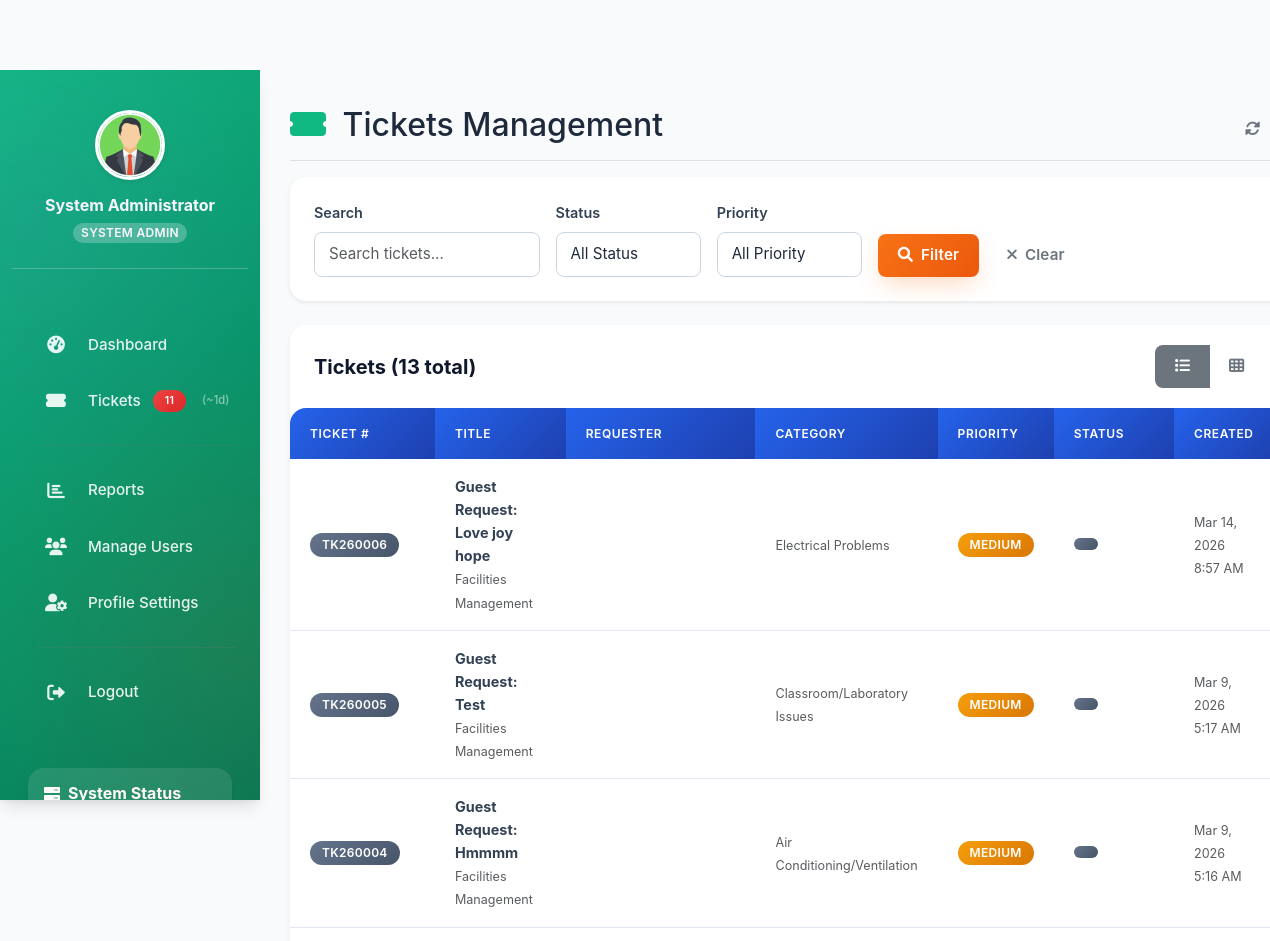
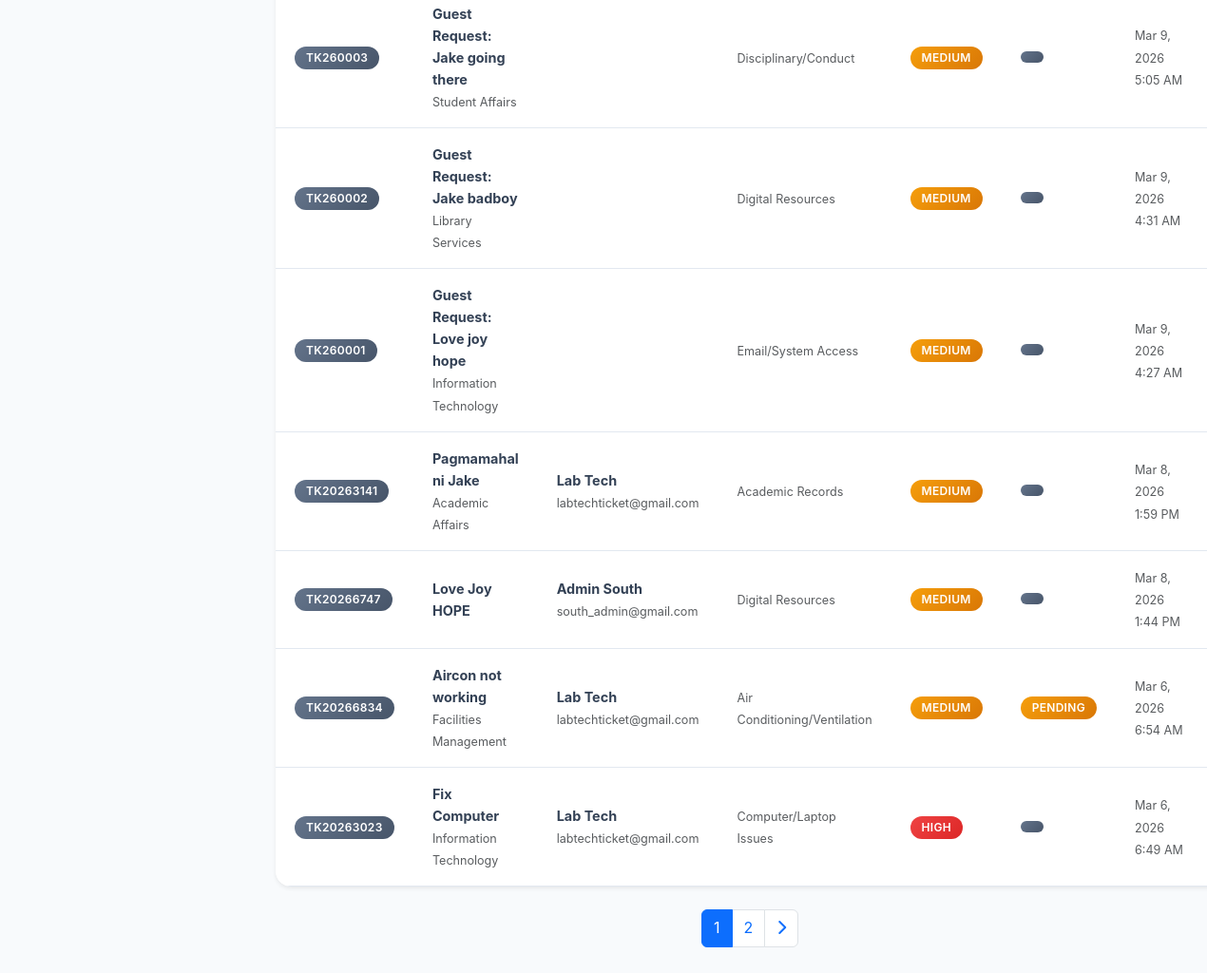
Screenshot of /tickets/index.php (signed in) with the database file from the repository (2 pictures, top to bottom).
### tables this page shows
CREATE TABLE `users` (
  `id` int(11) NOT NULL,
  `user_number` varchar(20) DEFAULT NULL,
  `first_name` varchar(100) NOT NULL,
  `last_name` varchar(100) NOT NULL,
  `email` varchar(255) NOT NULL,
  `phone_number` varchar(20) DEFAULT NULL,
  `password_hash` varchar(255) DEFAULT NULL,
  `google_id` varchar(255) DEFAULT NULL,
  `role` enum('admin','department_admin','staff','user') DEFAULT 'user',
  `user_type` varchar(50) DEFAULT NULL COMMENT 'For staff: MIS, Labtech, Utility, Maintenance',
  `department_id` int(11) DEFAULT NULL,
  `campus_id` int(11) DEFAULT NULL,
  `year_level` enum('1st Year','2nd Year','3rd Year','4th Year','5th Year','Graduate','Faculty','Staff') DEFAULT '1st Year',
  `profile_picture` varchar(255) DEFAULT NULL,
  `is_active` tinyint(1) DEFAULT 1,
  `email_verified` tinyint(1) DEFAULT 0,
  `created_at` timestamp NOT NULL DEFAULT current_timestamp(),
  `updated_at` timestamp NOT NULL DEFAULT current_timestamp() ON UPDATE current_timestamp()
);

CREATE TABLE `tickets` (
  `id` int(11) NOT NULL,
  `ticket_number` varchar(20) NOT NULL,
  `title` varchar(255) NOT NULL,
  `description` text NOT NULL,
  `recommendations` text DEFAULT NULL,
  `category_id` int(11) DEFAULT NULL,
  `subcategory_id` int(11) DEFAULT NULL,
  `location_id` int(11) DEFAULT NULL,
  `priority` enum('low','medium','high','emergency') DEFAULT 'low',
  `status` enum('pending','in_progress','resolved','unresolved') DEFAULT 'pending',
  `resolution_type` enum('online','onsite') DEFAULT NULL,
  `estimated_days_to_solve` int(11) DEFAULT NULL,
  `requester_id` int(11) DEFAULT NULL,
  `assigned_to` int(11) DEFAULT NULL,
  `department_id` int(11) DEFAULT NULL,
  `ai_analysis` text DEFAULT NULL,
  `resolution` text DEFAULT NULL,
  `satisfaction_rating` int(11) DEFAULT NULL CHECK (`satisfaction_rating` >= 1 and `satisfaction_rating` <= 5),
  `satisfaction_feedback` text DEFAULT NULL,
  `created_at` timestamp NOT NULL DEFAULT current_timestamp(),
  `updated_at` timestamp NOT NULL DEFAULT current_timestamp() ON UPDATE current_timestamp(),
  `resolved_at` timestamp NULL DEFAULT NULL,
  `closed_at` timestamp NULL DEFAULT NULL,
  `is_client` tinyint(1) DEFAULT 0,
  `client_name` varchar(255) DEFAULT NULL,
  `client_email` varchar(255) DEFAULT NULL,
  `client_department` varchar(255) DEFAULT NULL,
  `tracking_code` varchar(20) DEFAULT NULL,
  `guest_campus` varchar(255) DEFAULT NULL,
  `guest_room` varchar(100) DEFAULT NULL,
  `guest_contact_info` text DEFAULT NULL
);

CREATE TABLE `departments` (
  `id` int(11) NOT NULL,
  `name` varchar(255) NOT NULL,
  `code` varchar(10) NOT NULL,
  `description` text DEFAULT NULL,
  `head_user_id` int(11) DEFAULT NULL,
  `is_active` tinyint(1) DEFAULT 1,
  `created_at` timestamp NOT NULL DEFAULT current_timestamp(),
  `updated_at` timestamp NOT NULL DEFAULT current_timestamp() ON UPDATE current_timestamp()
);

CREATE TABLE `service_categories` (
  `id` int(11) NOT NULL,
  `name` varchar(255) NOT NULL,
  `description` text DEFAULT NULL,
  `department_id` int(11) DEFAULT NULL,
  `is_active` tinyint(1) DEFAULT 1,
  `created_at` timestamp NOT NULL DEFAULT current_timestamp(),
  `updated_at` timestamp NOT NULL DEFAULT current_timestamp() ON UPDATE current_timestamp()
);

### tickets/index.php (the view, shortened to what the rows shown need)
<?php
require_once '../config/database.php';
require_once '../includes/functions.php';
$user_role = $_SESSION['user_role'];
$page = max(1, intval($_GET['page'] ?? 1));
$per_page = 10;
$offset = ($page - 1) * $per_page;
$where_conditions = [];
$params = [];
$where_clause = $where_conditions ? 'WHERE ' . implode(' AND ', $where_conditions) : '';
$sql = "
    SELECT t.*,
           CONCAT(u.first_name, ' ', u.last_name) as requester_name,
           u.email as requester_email,
           d.name as department_name,
           sc.name as category_name,
           CONCAT(staff.first_name, ' ', staff.last_name) as assigned_staff_name
    FROM tickets t
    LEFT JOIN users u ON t.requester_id = u.id
    LEFT JOIN departments d ON t.department_id = d.id
    LEFT JOIN service_categories sc ON t.category_id = sc.id
    LEFT JOIN users staff ON t.assigned_to = staff.id
    $where_clause
    ORDER BY t.created_at DESC
    LIMIT $per_page OFFSET $offset
";
$stmt = $pdo->prepare($sql);
$stmt->execute($params);
$tickets = $stmt->fetchAll();
?>
<!DOCTYPE html>
<html lang="en">
<head>
    <link href="https://cdn.jsdelivr.net/npm/bootstrap@5.3.0/dist/css/bootstrap.min.css" rel="stylesheet">
    <link href="https://cdnjs.cloudflare.com/ajax/libs/font-awesome/6.0.0/css/all.min.css" rel="stylesheet">
    <link href="../assets/css/style.css" rel="stylesheet">
</head>
<body>
    <div class="container-fluid">
        <div class="row">
            <?php include '../includes/sidebar.php'; ?>
            <main class="col-md-9 ms-sm-auto col-lg-10 px-md-4 dashboard-content">
                <div class="d-flex justify-content-between flex-wrap flex-md-nowrap align-items-center pt-3 pb-2 mb-3 border-bottom">
                    <h1 class="h2">
                        <i class="fas fa-ticket-alt text-success me-2"></i>
                        <?php echo ($user_role == 'user') ? 'My Tickets' : 'Tickets Management'; ?>
                    </h1>
                </div>
                <div class="card border-0 shadow-sm">
                    <div class="card-body p-0">
                        <?php if (empty($tickets)): ?>
                            <div class="text-center py-5">
                                <i class="fas fa-inbox fa-3x text-muted mb-3"></i>
                                <h5 class="text-muted">No tickets found</h5>
                                <p class="text-muted">
                                    <?php if ($user_role == 'user'): ?>
                                        You haven't submitted any tickets yet.
                                    <?php else: ?>
                                        No tickets match your current filters.
                                    <?php endif; ?>
                                </p>
                                <?php if ($user_role == 'user'): ?>
                                    <a href="create.php" class="btn btn-success">
                                        <i class="fas fa-plus me-1"></i>
                                        Create Your First Ticket
                                    </a>
                                <?php endif; ?>
                            </div>
                        <?php else: ?>
                            <div class="table-responsive">
                                <table class="table table-hover mb-0">
                                    <thead class="table-light">
                                        <tr>
                                            <th>Ticket #</th>
                                            <th>Title</th>
                                            <?php if ($user_role != 'user'): ?>
                                                <th>Requester</th>
                                            <?php endif; ?>
                                            <th>Category</th>
                                            <th>Priority</th>
                                            <th>Status</th>
                                            <th>Created</th>
                                        </tr>
                                    </thead>
                                    <tbody>
                                        <?php foreach ($tickets as $ticket): ?>
                                            <tr>
                                                <td>
                                                    <span class="badge bg-secondary">
                                                        <?php echo htmlspecialchars($ticket['ticket_number']); ?>
                                                    </span>
                                                </td>
                                                <td>
                                                    <div class="fw-bold">
                                                        <?php echo htmlspecialchars(substr($ticket['title'], 0, 50)); ?>
                                                    </div>
                                                    <small class="text-muted">
                                                        <?php echo htmlspecialchars($ticket['department_name']); ?>
                                                    </small>
                                                </td>
                                                <?php if ($user_role != 'user'): ?>
                                                    <td>
                                                        <div class="fw-bold">
                                                            <?php echo htmlspecialchars($ticket['requester_name']); ?>
                                                        </div>
                                                        <small class="text-muted">
                                                            <?php echo htmlspecialchars($ticket['requester_email']); ?>
                                                        </small>
                                                    </td>
                                                <?php endif; ?>
                                                <td>
                                                    <small class="text-muted">
                                                        <?php echo htmlspecialchars($ticket['category_name'] ?? 'Uncategorized'); ?>
                                                    </small>
                                                </td>
                                                <td>
                                                    <span class="badge bg-<?php echo getPriorityColor($ticket['priority']); ?>">
                                                        <?php echo ucfirst($ticket['priority']); ?>
                                                    </span>
                                                </td>
                                                <td>
                                                    <span class="badge bg-<?php echo getStatusColor($ticket['status']); ?>">
                                                        <?php echo ucfirst(str_replace('_', ' ', $ticket['status'])); ?>
                                                    </span>
                                                </td>
                                                <td>
                                                    <small class="text-muted">
                                                        <?php echo date('M j, Y', strtotime($ticket['created_at'])); ?>
                                                        <br>
                                                        <?php echo date('g:i A', strtotime($ticket['created_at'])); ?>
                                                    </small>
                                                </td>
                                            </tr>
                                        <?php endforeach; ?>
                                    </tbody>
                                </table>
                            </div>
                        <?php endif; ?>
                    </div>
                </div>
            </main>
        </div>
    </div>
</body>
</html>

### includes/sidebar.php (shortened to what the rows shown need)
<?php
$current_dir  = basename(dirname($_SERVER['PHP_SELF']));
?>
<nav id="sidebarMenu" class="dashboard-sidebar">
    <div class="pt-3 pb-5">
        <div class="text-center mb-4 p-4 border-bottom border-light border-opacity-25">
            <div class="mb-3 position-relative d-inline-block">
                <?php
                $profile_picture = null;
                try {
                    $sPic = $pdo->prepare("SELECT profile_picture FROM users WHERE id = ?");
                    $sPic->execute([$_SESSION['user_id']]);
                    $profile_picture = $sPic->fetch()['profile_picture'] ?? null;
                } catch (PDOException $e) {
                    $profile_picture = $_SESSION['profile_picture'] ?? null;
                }
                $pic_prefix = in_array($current_dir, ['admin', 'department', 'staff', 'student']) ? '../' : '';
                if ($profile_picture): ?>
                    <img src="<?php echo $pic_prefix . htmlspecialchars($profile_picture); ?>"
                        alt="Profile" class="rounded-circle shadow-sm"
                        style="width:70px;height:70px;object-fit:cover;border:3px solid #fff;">
                <?php endif; ?>
            </div>
        </div>
    </div>
</nav>

### rows the page displays
users: profile_picture (picture)
tickets: ticket_number "TK260006", title "Guest Request: Love joy hope", department.name "Facilities Management", service_categories.name "Electrical Problems", priority "MEDIUM", created_at "Mar 14, 2026", created_at "8:57 AM"
tickets: ticket_number "TK260005", title "Guest Request: Test", department.name "Facilities Management", service_categories.name "Classroom/Laboratory Issues", priority "MEDIUM", created_at "Mar 9, 2026", created_at "5:17 AM"
tickets: ticket_number "TK260004", title "Guest Request: Hmmmm", department.name "Facilities Management", service_categories.name "Air Conditioning/Ventilation", priority "MEDIUM", created_at "Mar 9, 2026", created_at "5:16 AM"
tickets: ticket_number "TK260003", title "Guest Request: Jake going there", department.name "Student Affairs", service_categories.name "Disciplinary/Conduct", priority "MEDIUM", created_at "Mar 9, 2026", created_at "5:05 AM"
tickets: ticket_number "TK260002", title "Guest Request: Jake badboy", department.name "Library Services", service_categories.name "Digital Resources", priority "MEDIUM", created_at "Mar 9, 2026", created_at "4:31 AM"
tickets: ticket_number "TK260001", title "Guest Request: Love joy hope", department.name "Information Technology", service_categories.name "Email/System Access", priority "MEDIUM", created_at "Mar 9, 2026", created_at "4:27 AM"
tickets: ticket_number "TK20263141", title "Pagmamahal ni Jake", department.name "Academic Affairs", requester_name "Lab Tech", users.email "labtechticket@gmail.com", service_categories.name "Academic Records", priority "MEDIUM", created_at "Mar 8, 2026", created_at "1:59 PM"
tickets: ticket_number "TK20266747", title "Love Joy HOPE", requester_name "Admin South", users.email "south_admin@gmail.com", service_categories.name "Digital Resources", priority "MEDIUM", created_at "Mar 8, 2026", created_at "1:44 PM"
tickets: ticket_number "TK20266834", title "Aircon not working", department.name "Facilities Management", requester_name "Lab Tech", users.email "labtechticket@gmail.com", service_categories.name "Air Conditioning/Ventilation", priority "MEDIUM", status "PENDING", created_at "Mar 6, 2026", created_at "6:54 AM"
tickets: ticket_number "TK20263023", title "Fix Computer", department.name "Information Technology", requester_name "Lab Tech", users.email "labtechticket@gmail.com", service_categories.name "Computer/Laptop Issues", priority "HIGH", created_at "Mar 6, 2026", created_at "6:49 AM"

### other values shown
$_SESSION['user_name'] "System Administrator"
$_sb_badge "11"
$_sb_avg "1"
$total_tickets "13"
